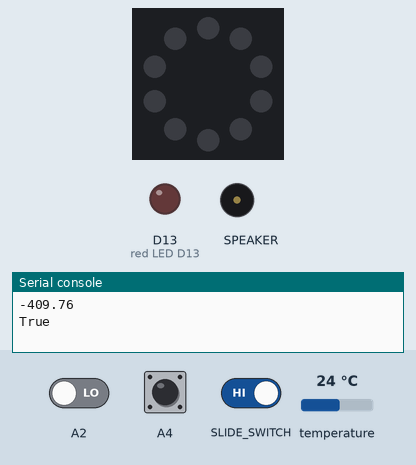
A program run on a simulated Circuit Playground running CircuitPython. On the bench: the board's ring of 10 RGB LEDs (number 0 left of the top, counting anticlockwise), output pins drawn as LEDs (lit = HIGH), buzzer (waves = sounding), the last lines printed to the serial console. The inputs (shaded band) are chosen by the test bench; at power-on: A4 LOW, temperature 24 °C, A2 LOW. Dim RGB values are drawn brighter than linear; touch pads read as touched when driven HIGH; audio playback is drawn as a buzzer.

Above: at 2.2 s.
2.3 s: A4 pulled HIGH for 1.15 s
At 3.3 s:
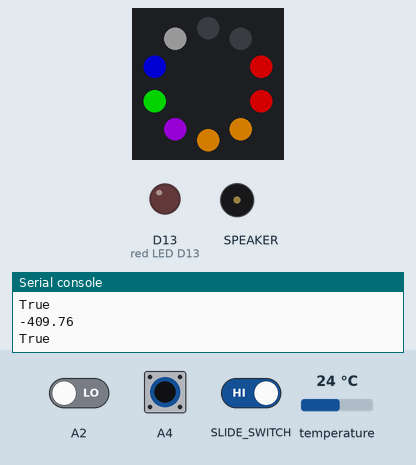
6.5 s: slide switch moved to the right
At 8.7 s:
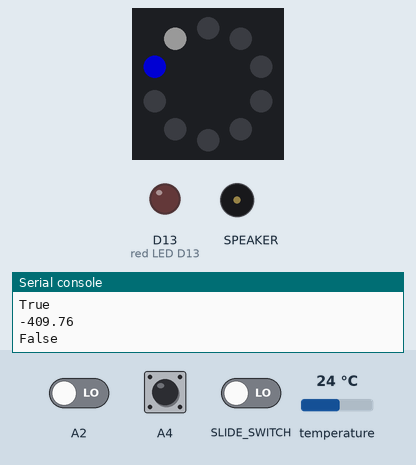
9.5 s: temperature set to 28 °C
At 10.4 s:
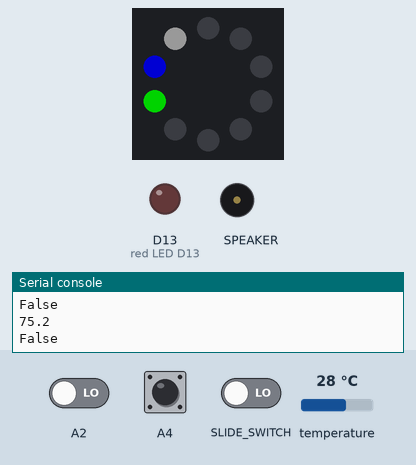
11.5 s: temperature set to 41 °C
At 13.3 s:
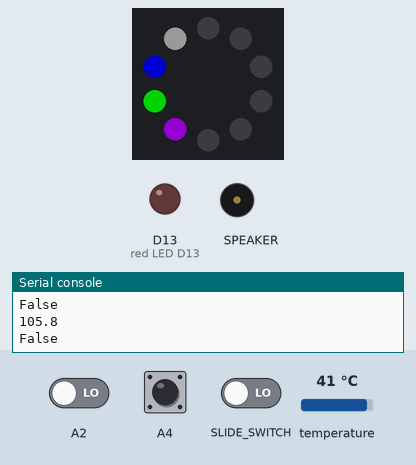
Timing chart, 0 to 14.5 s (numbered marks = the images above; inputs shaded):
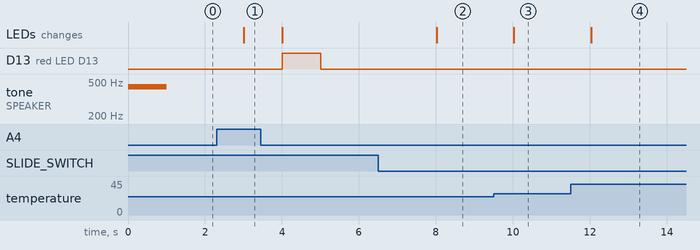

Measured:
- after the input at 2.3 s, D13 (red LED D13): LOW → HIGH after 1.7 s, → LOW 1.0 s later; the LEDs: change after 0.71 s (image 1)
- after the input at 6.5 s, the LEDs: change after 1.5 s (image 2)
- after the input at 9.5 s, the LEDs: change after 0.53 s (image 3)
- after the input at 11.5 s, the LEDs: change after 0.53 s (image 4)

The program:

main_-_Known_Working_Demo.py
```python
import time
import random
import microcontroller
import busio
import sys
import board
from adafruit_circuitplayground.express import cpx


#try:
#    # your code
#except KeyboardInterrupt:
#    sys.exit(0) # or 1, or whatever

# This is a special command that will cause a single-press RESET to go
# into bootloader more (instead of double-click) to make it easier for
# MakeCode-rs who don't intend to use CircuitPython!
# microcontroller.on_next_reset(microcontroller.RunMode.BOOTLOADER)

# Set this to True to turn on the capacitive touch tones
My_Debug = True

# NeoPixel color names
WHITE = (50, 50, 50)
OFF = (0, 0, 0)
RED = (255, 0, 0)
YELLOW = (255, 150, 0)
GREEN = (0, 255, 0)
CYAN = (0, 255, 255)
BLUE = (0, 0, 255)
PURPLE = (180, 0, 255)

# Not too bright!
cpx.pixels.brightness = 0.5

def wheel(pos):
    # Input a value 0 to 255 to get a color value.
    # The colours are a transition r - g - b - back to r.
    if (pos < 0) or (pos > 255):
        return (0, 0, 0)
    if pos < 85:
        return (int(255 - pos*3), int(pos*3), 0)
    elif pos < 170:
        pos -= 85
        return (0, int(255 - (pos*3)), int(pos*3))
    else:
        pos -= 170
    return (int(pos*3), 0, int(255 - pos*3))

def Temp_convert(temp, unit):
    unit = unit.lower()
    if unit == "c":
        temp = 9.0 / 5.0 * temp + 32
        return temp #"%s degrees Fahrenheit"% temp
    if unit == "f":
        temp = (temp - 32)  / 9.0 * 5.0
        return temp #"%s degrees Celsius"% temp


cpx.play_file("Coin.wav")   # Play a coin sound on boot

# Set up the accelerometer to detect tapping
cpx.detect_taps = 1    # detect single tap only

# Our counter for all 10 pixels
pixeln = 0
# We can tell the switch changed
last_switch = cpx.switch


#led = digitalio.DigitalInOut(board.D13)
#led.direction = digitalio.Direction.OUTPUT

uart = busio.UART(board.TX, board.RX, baudrate=9600)


Test_lights = cpx.pixels

while True:

    while My_Debug:
        My_Debug = cpx.switch
        cpx.pixels.fill((0,0,0))
        Water_temp = (((Temp_convert(cpx.temperature,"c") * .05 ) * 4**5) - 4260)
        if cpx.touch_A4:
            Water_temp = 150.0
        if cpx.touch_A2:
            Water_temp = 50.0

        if Water_temp > -160.0:
            cpx.pixels[0] = WHITE
           # Test_lights[0] = WHITE
           # Test_lights[1:9] = OFF
        if Water_temp > 60.0:
            cpx.pixels[1] = BLUE
           # Test_lights[2] = WHITE
           # Test_lights[2:] = OFF
        if Water_temp > 80.0:
            cpx.pixels[2] = GREEN
        if Water_temp > 100.0:
            cpx.pixels[3] = PURPLE
        if Water_temp > 110.0:
            cpx.pixels[4] = YELLOW
        if Water_temp > 120.0:
            cpx.pixels[5] = YELLOW
        if Water_temp > 130.0:
            cpx.pixels[6] = RED
        if Water_temp > 140.0:
            cpx.pixels[7] = RED
        #else:
        #    cpx.pixels.fill = RED
        time.sleep(1)
        print(Water_temp)
        print(My_Debug)

        if Water_temp > 120:
            cpx.red_led = True
        elif Water_temp <= 120:
            cpx.red_led = False


    while My_Debug != True:
        Water_temp = Temp_convert(cpx.temperature,"c")
        if Water_temp > -160.0:
            cpx.pixels[0] = WHITE
           # Test_lights[0] = WHITE
           # Test_lights[1:9] = OFF
        if Water_temp > 60.0:
            cpx.pixels[1] = BLUE
           # Test_lights[2] = WHITE
           # Test_lights[2:] = OFF
        if Water_temp > 80.0:
            cpx.pixels[2] = GREEN
        if Water_temp > 100.0:
            cpx.pixels[3] = PURPLE
        if Water_temp > 110.0:
            cpx.pixels[4] = YELLOW
        if Water_temp > 120.0:
            cpx.pixels[5] = YELLOW
        if Water_temp > 130.0:
            cpx.pixels[6] = RED
        if Water_temp > 140.0:
            cpx.pixels[7] = RED
        time.sleep(1)
        print(Water_temp)
        print(My_Debug)
        cpx.pixels.fill = OFF

        if Water_temp > 120:
            cpx.red_led = True
        elif Water_temp <= 120:
            cpx.red_led = False


    '''
    data = uart.read(32)  # read up to 32 bytes
    # print(data)  # this is a bytearray type

    if data is not None:
        cpx.red_led = True

        # convert bytearray to string
        data_string = ''.join([chr(b) for b in data])
        print(data_string, end="")

        cpx.red_led = False


 #   data = sys.stdin.read(1)
    if data == 1:
        cpx.red_led = True

    elif data != 0:
        cpx.red_led = False


    #cpx.red_led = True                  # Turns the little LED next to USB on
    # if cpx.
    #cpx.pixels[1] = 100


    # loop to the beginning!'''
```
